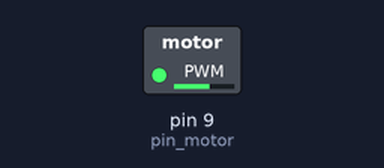
This sketch was run on a simulated Arduino Uno, built with avr-gcc and run on an emulated ATmega328P. Shown: switched loads named in the sketch (green lamp = pin HIGH).

Above: at 0.05 s.
At 3.0 s:
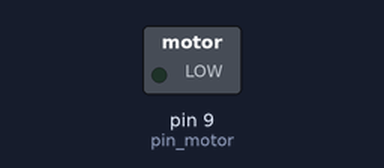
Timing chart, 0 to 6.9 s (numbered marks = the images above):
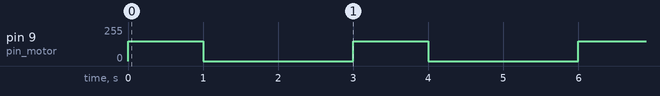

Measured:
- by itself, pin 9 (pin_motor): alternates 150/255 for 1.0 s and 0/255 for 2.0 s

The sketch:

motor_simple.ino
```cpp
const int pin_motor = 9;

void setup() {
  pinMode(pin_motor, OUTPUT);
}

void loop() {
  analogWrite(pin_motor,150);
  delay(1000);
  analogWrite(pin_motor,0);
  delay(2000);
}
```
